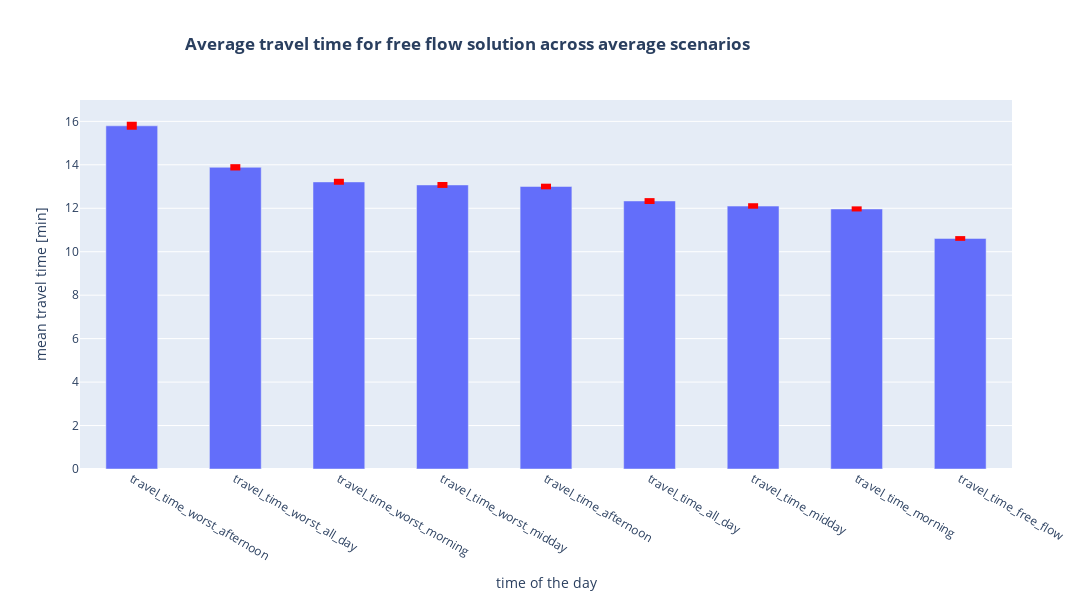

The code cell stored with this chart in its notebook:
### Code cell
fig = go.Figure()

fig.update_layout(title="<b>Average travel time for free flow solution across average scenarios<b>",
                  title_pad_l=130,
                  height=600,
                  width=1100,
                  xaxis_title="time of the day",
                  yaxis_title="mean travel time [min]")

fig.add_trace(go.Bar(x=mean_ci.index, 
                     y = mean_ci["mean"],
                     width=0.5,
                     name='mean'))

# Add the vertical line
for col in df_min.columns[1:]:
        fig.add_shape(type='line',
                x0=col, y0=mean_ci.loc[col]["lower_bound"],
                x1=col, y1=mean_ci.loc[col]["upper_bound"],
                xref='x', yref='y',
                line=dict(color='red', width=10))

fig.update_yaxes(range=[0, mean_ci["upper_bound"].max()+1])

fig.show()

### Figure 1 — Plotly figure (JSON) as saved in the notebook; plotly's stock layout.template omitted (floating-point values rounded to 4 significant figures)
{"data": [{"name": "mean", "type": "bar", "width": 0.5, "x": ["travel_time_worst_afternoon", "travel_time_worst_all_day", "travel_time_worst_morning", "travel_time_worst_midday", "travel_time_afternoon", "travel_time_all_day", "travel_time_midday", "travel_time_morning", "travel_time_free_flow"], "y": [15.79, 13.89, 13.21, 13.07, 13.0, 12.34, 12.1, 11.97, 10.61]}], "layout": {"height": 600, "shapes": [{"line": {"color": "red", "width": 10}, "type": "line", "x0": "travel_time_free_flow", "x1": "travel_time_free_flow", "xref": "x", "y0": 10.5, "y1": 10.72, "yref": "y"}, {"line": {"color": "red", "width": 10}, "type": "line", "x0": "travel_time_all_day", "x1": "travel_time_all_day", "xref": "x", "y0": 12.2, "y1": 12.47, "yref": "y"}, {"line": {"color": "red", "width": 10}, "type": "line", "x0": "travel_time_morning", "x1": "travel_time_morning", "xref": "x", "y0": 11.85, "y1": 12.09, "yref": "y"}, {"line": {"color": "red", "width": 10}, "type": "line", "x0": "travel_time_midday", "x1": "travel_time_midday", "xref": "x", "y0": 11.98, "y1": 12.23, "yref": "y"}, {"line": {"color": "red", "width": 10}, "type": "line", "x0": "travel_time_afternoon", "x1": "travel_time_afternoon", "xref": "x", "y0": 12.87, "y1": 13.13, "yref": "y"}, {"line": {"color": "red", "width": 10}, "type": "line", "x0": "travel_time_worst_all_day", "x1": "travel_time_worst_all_day", "xref": "x", "y0": 13.74, "y1": 14.03, "yref": "y"}, {"line": {"color": "red", "width": 10}, "type": "line", "x0": "travel_time_worst_morning", "x1": "travel_time_worst_morning", "xref": "x", "y0": 13.08, "y1": 13.36, "yref": "y"}, {"line": {"color": "red", "width": 10}, "type": "line", "x0": "travel_time_worst_midday", "x1": "travel_time_worst_midday", "xref": "x", "y0": 12.94, "y1": 13.21, "yref": "y"}, {"line": {"color": "red", "width": 10}, "type": "line", "x0": "travel_time_worst_afternoon", "x1": "travel_time_worst_afternoon", "xref": "x", "y0": 15.61, "y1": 15.98, "yref": "y"}], "title": {"pad": {"l": 130}, "text": "<b>Average travel time for free flow solution across average scenarios<b>"}, "width": 1100, "xaxis": {"title": {"text": "time of the day"}}, "yaxis": {"range": [0, 16.98], "title": {"text": "mean travel time [min]"}}}}
